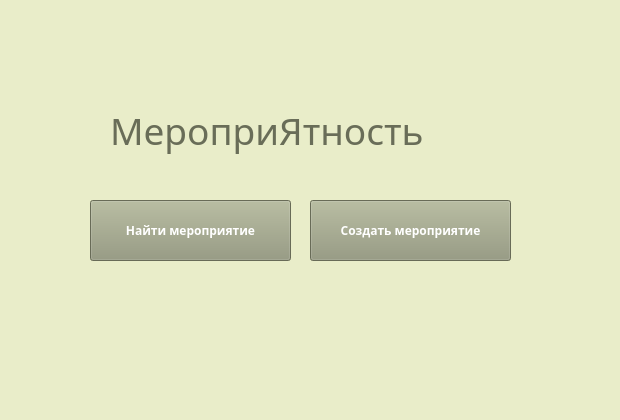
<?xml version="1.0" encoding="UTF-8"?>
<ui version="4.0">
 <class>MainWindow</class>
 <widget class="QMainWindow" name="MainWindow">
  <property name="geometry">
   <rect>
    <x>0</x>
    <y>0</y>
    <width>620</width>
    <height>420</height>
   </rect>
  </property>
  <property name="windowTitle">
   <string>MainWindow</string>
  </property>
  <property name="styleSheet">
   <string notr="true">background-color: rgb(233, 237, 201);</string>
  </property>
  <widget class="QWidget" name="centralwidget">
   <widget class="QLabel" name="label">
    <property name="geometry">
     <rect>
      <x>110</x>
      <y>80</y>
      <width>401</width>
      <height>101</height>
     </rect>
    </property>
    <property name="font">
     <font>
      <family>Century Gothic</family>
      <pointsize>28</pointsize>
     </font>
    </property>
    <property name="styleSheet">
     <string notr="true">color: rgb(105, 109, 88);</string>
    </property>
    <property name="text">
     <string>МероприЯтность</string>
    </property>
   </widget>
   <widget class="QPushButton" name="findButton">
    <property name="geometry">
     <rect>
      <x>90</x>
      <y>200</y>
      <width>201</width>
      <height>61</height>
     </rect>
    </property>
    <property name="font">
     <font>
      <family>Century Gothic</family>
      <pointsize>9</pointsize>
      <weight>75</weight>
      <bold>true</bold>
     </font>
    </property>
    <property name="styleSheet">
     <string notr="true">background-color: rgb(145, 150, 122);
color: rgb(255, 255, 255);</string>
    </property>
    <property name="text">
     <string>Найти мероприятие</string>
    </property>
   </widget>
   <widget class="QPushButton" name="createButton">
    <property name="geometry">
     <rect>
      <x>310</x>
      <y>200</y>
      <width>201</width>
      <height>61</height>
     </rect>
    </property>
    <property name="font">
     <font>
      <family>Century Gothic</family>
      <pointsize>9</pointsize>
      <weight>75</weight>
      <bold>true</bold>
     </font>
    </property>
    <property name="styleSheet">
     <string notr="true">background-color:rgb(145, 150, 122);
color: rgb(255, 255, 255);</string>
    </property>
    <property name="text">
     <string>Создать мероприятие</string>
    </property>
   </widget>
   <widget class="QLabel" name="picture2">
    <property name="geometry">
     <rect>
      <x>40</x>
      <y>280</y>
      <width>531</width>
      <height>81</height>
     </rect>
    </property>
    <property name="text">
     <string/>
    </property>
   </widget>
   <widget class="QLabel" name="picture1">
    <property name="geometry">
     <rect>
      <x>40</x>
      <y>0</y>
      <width>521</width>
      <height>81</height>
     </rect>
    </property>
    <property name="text">
     <string/>
    </property>
   </widget>
  </widget>
  <widget class="QMenuBar" name="menubar">
   <property name="geometry">
    <rect>
     <x>0</x>
     <y>0</y>
     <width>620</width>
     <height>26</height>
    </rect>
   </property>
  </widget>
  <widget class="QStatusBar" name="statusbar"/>
 </widget>
 <resources/>
 <connections/>
</ui>
